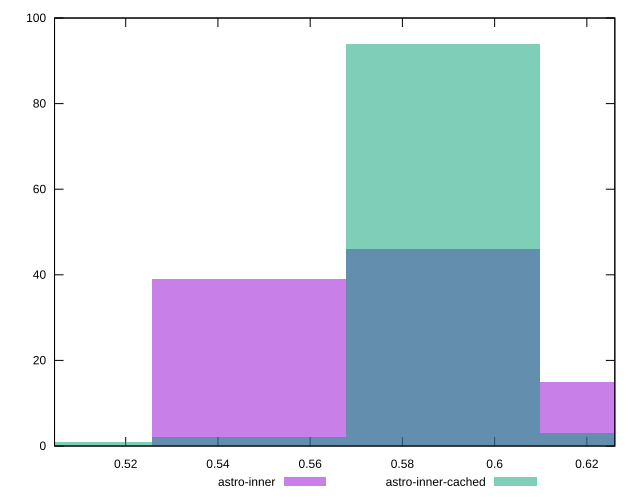

Write gnuplot code to recreate this figure.
reset

$astroInner <<EOF
0.5467679705422938 39
0.6308861198564928 15
0.5888270451993933 46
EOF

$astroInnerCached <<EOF
0.5047088958851943 1
0.5888270451993933 94
0.6308861198564928 3
0.5467679705422938 2
EOF

set key outside below
set boxwidth 0.04205907465709952
set xrange [0.5045646788918318:0.6260646888521699]
set yrange [0:100]
set trange [0:100]
set style fill transparent solid 0.5 noborder
set terminal svg size 640, 500 enhanced background rgb 'white'
set output "reports/report_00033_2021-03-01T14-23-16.841Z/meta/pScore/comparison/histogram/2_vs_3.svg"

plot $astroInner title "astro-inner" with boxes, \
     $astroInnerCached title "astro-inner-cached" with boxes

reset
